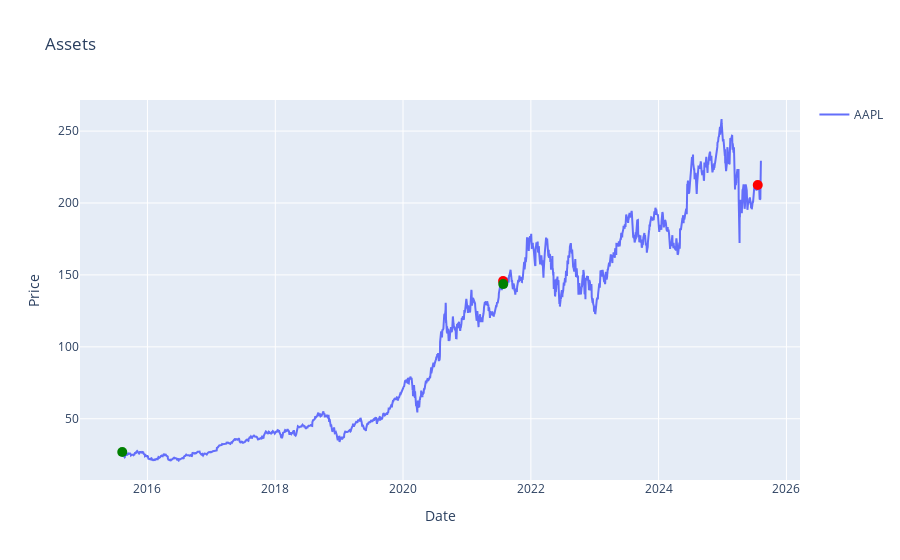
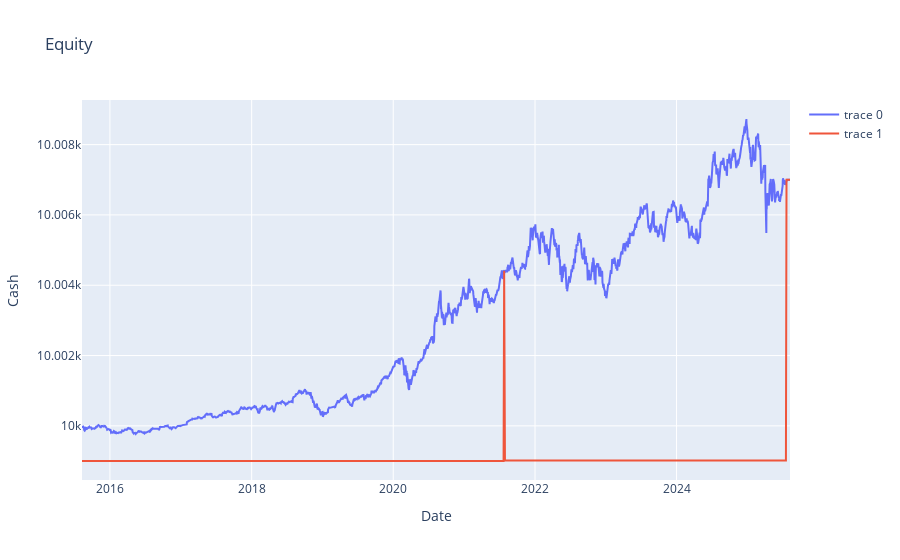
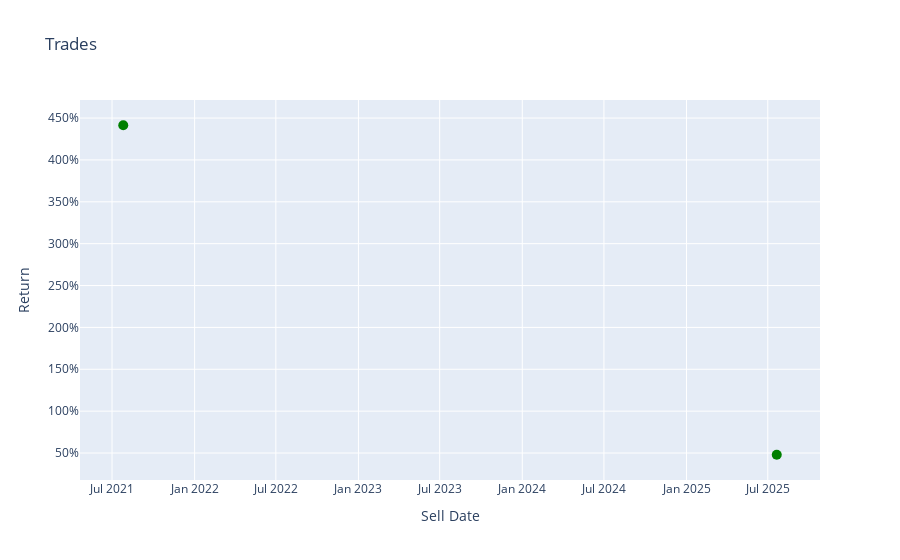

Notebook source saved alongside these figures, in order:
### Code cell
testrun.visualize()

### Figure 1 — Plotly figure (JSON) as saved in the notebook; plotly's stock layout.template omitted (floating-point values rounded to 4 significant figures; data arrays with more than 128 entries replaced by an {"elided": "..."} marker saying what was removed)
{"data": [{"name": "AAPL", "type": "scatter", "x": {"elided": "2515 str values"}, "y": {"elided": "2515 float values"}}, {"marker": {"color": "green", "size": 10}, "mode": "markers", "showlegend": false, "type": "scatter", "x": ["2015-08-10T00:00:00"], "y": [26.93]}, {"marker": {"color": "red", "size": 10}, "mode": "markers", "showlegend": false, "type": "scatter", "x": ["2021-07-26T00:00:00"], "y": [145.8]}, {"marker": {"color": "green", "size": 10}, "mode": "markers", "showlegend": false, "type": "scatter", "x": ["2021-07-27T00:00:00"], "y": [143.6]}, {"marker": {"color": "red", "size": 10}, "mode": "markers", "showlegend": false, "type": "scatter", "x": ["2025-07-21T00:00:00"], "y": [212.5]}], "layout": {"title": {"text": "Assets"}, "xaxis": {"title": {"text": "Date"}}, "yaxis": {"title": {"text": "Price"}}}}

### Figure 2 — Plotly figure (JSON) as saved in the notebook; plotly's stock layout.template omitted (floating-point values rounded to 4 significant figures; data arrays with more than 128 entries replaced by an {"elided": "..."} marker saying what was removed)
{"data": [{"type": "scatter", "x": {"elided": "2515 str values"}, "y": {"elided": "2515 float values"}}, {"type": "scatter", "x": {"elided": "2515 str values"}, "y": {"elided": "2515 float values"}}], "layout": {"title": {"text": "Equity"}, "xaxis": {"title": {"text": "Date"}}, "yaxis": {"title": {"text": "Cash"}}}}

### Figure 3 — Plotly figure (JSON) as saved in the notebook; plotly's stock layout.template omitted (floating-point values rounded to 4 significant figures)
{"data": [{"marker": {"color": "green", "size": 10}, "mode": "markers", "showlegend": false, "type": "scatter", "x": ["2021-07-26T00:00:00"], "y": [441.4]}, {"marker": {"color": "green", "size": 10}, "mode": "markers", "showlegend": false, "type": "scatter", "x": ["2025-07-21T00:00:00"], "y": [47.94]}], "layout": {"title": {"text": "Trades"}, "xaxis": {"title": {"text": "Sell Date"}}, "yaxis": {"ticksuffix": "%", "title": {"text": "Return"}, "zeroline": true, "zerolinecolor": "black", "zerolinewidth": 2}}}
